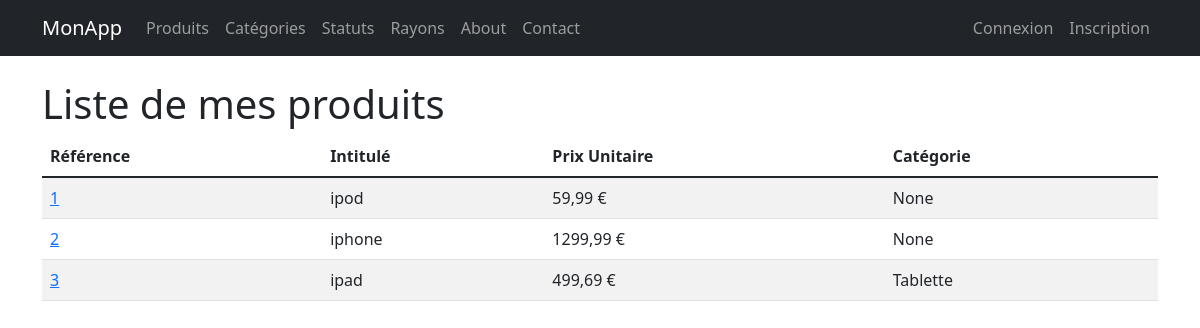
Page /monApp/produits/ on the earlier database version.
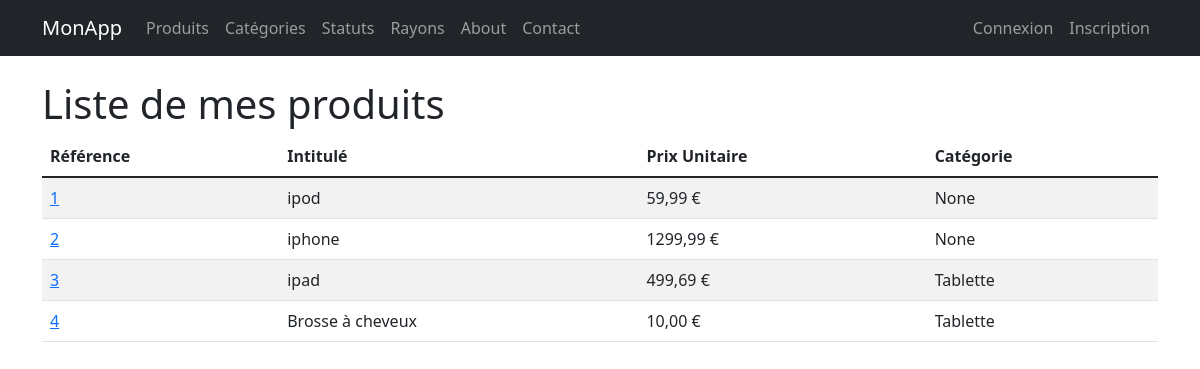
Same page on the later database version.
### monApp/models.py (models this page shows, shortened)
class Produit(models.Model):
    refProd = models.AutoField(primary_key=True)
    intituleProd = models.CharField(max_length=200)
    prixUnitaireProd = models.DecimalField(max_digits=10, decimal_places=2)
    categorie = models.ForeignKey(Categorie, on_delete=models.CASCADE, related_name="produits", null=True, blank=True)
    dateFabrication = models.DateField(null=True, blank=True)
    statut = models.ForeignKey(Statut, on_delete=models.SET_NULL, null=True, blank=True, related_name='produits')

class Categorie(models.Model):
    idCat = models.AutoField(primary_key=True)
    nomCat = models.CharField(max_length=100)
    def __str__(self):
        return self.nomCat

### monApp/views.py (the view)
# urls.py: path("produits/", views.ProduitListView.as_view(), name="lst_prdts"),
class ProduitListView(ListView):
    model = Produit
    template_name = "monApp/list_produits.html"
    context_object_name = "prdts"
    def get_context_data(self, **kwargs):
        context = super().get_context_data(**kwargs)
        context['titremenu'] = "Liste de mes produits"
        return context

### monApp/templates/monApp/list_produits.html
{% extends 'monApp/base.html' %}
{% block contenu %}
<h1>{{ titremenu }}</h1>
<table class="table table-striped">
    <thead>
        <tr>
            <th>Référence</th>
            <th>Intitulé</th>
            <th>Prix Unitaire</th>
            <th>Catégorie</th>
        </tr>
    </thead>
    <tbody>
        {% for prdt in prdts %}
        <tr>
            <td><a href="{% url 'dtl_prdt' prdt.pk %}">{{ prdt.refProd }}</a></td>
            <td>{{ prdt.intituleProd }}</td>
            <td>{{ prdt.prixUnitaireProd }} €</td>
            <td>{{ prdt.categorie }}</td>
        </tr>
        {% endfor %}
    </tbody>
</table>
{% endblock %}

Differences in the rows shown:
added Produit: refProd "4", intituleProd "Brosse à cheveux", prixUnitaireProd "10,00", categorie "Tablette"
